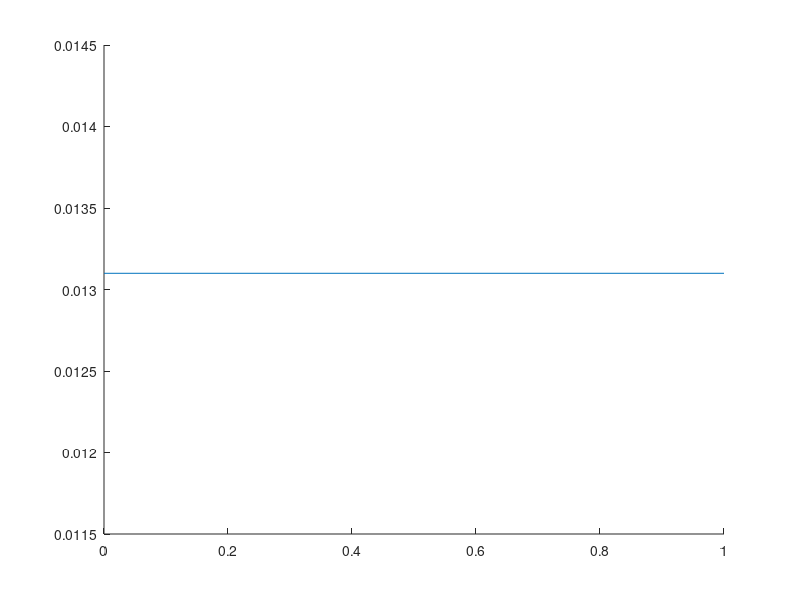

Here is the MATLAB script that generated this plot: (Note: this script raises an error after producing the figure.)
%no pendulum
maximumBlock = [0.0130994415373890];

figure('pos',[10,10,900,600]); hold on;
h1 = plot([0,1],[maximumBlock,maximumBlock]);

%Mu5
load('mu5/mu_5.mat')
h2 = plot(paramVec,maxBlock,'r');

%Mu10
load('mu_10/mu_10.mat')
h3 =plot(paramVec,maxBlock,'b');

%Mu20
load('mu_20/mu_20.mat')
h4 = plot(paramVec,maxBlock,'g');

%Mu30
load('mu_30/mu_30.mat')
h5 = plot(paramVec,maxBlock,'k');

%Mu40
load('mu_40/mu_40.mat')
h6 = plot(paramVec,maxBlock,'m');

axis([0.2,1,0.014,0.017]);
% 
legend([h1;h2;h3;h4;h5;h6],{'no pendulum','mu =5','mu =10','mu = 20','mu=30','mu =40'});

xlabel('Pendulum Length, l','Interpreter','latex');
ylabel('Maximum block angle in periodic motion');


